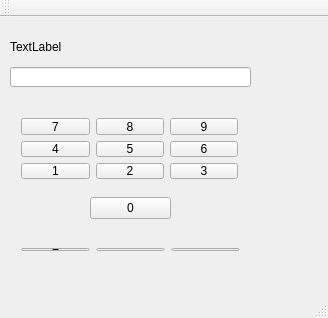
<?xml version="1.0" encoding="UTF-8"?>
<ui version="4.0">
 <class>MainWindow</class>
 <widget class="QMainWindow" name="MainWindow">
  <property name="geometry">
   <rect>
    <x>0</x>
    <y>0</y>
    <width>328</width>
    <height>318</height>
   </rect>
  </property>
  <property name="windowTitle">
   <string>MainWindow</string>
  </property>
  <widget class="QWidget" name="centralWidget">
   <widget class="QLineEdit" name="lineEdit">
    <property name="geometry">
     <rect>
      <x>10</x>
      <y>50</y>
      <width>241</width>
      <height>20</height>
     </rect>
    </property>
   </widget>
   <widget class="QPushButton" name="btn0">
    <property name="geometry">
     <rect>
      <x>90</x>
      <y>180</y>
      <width>81</width>
      <height>22</height>
     </rect>
    </property>
    <property name="text">
     <string>0</string>
    </property>
   </widget>
   <widget class="QLabel" name="result">
    <property name="geometry">
     <rect>
      <x>10</x>
      <y>20</y>
      <width>241</width>
      <height>20</height>
     </rect>
    </property>
    <property name="text">
     <string>TextLabel</string>
    </property>
   </widget>
   <widget class="QWidget" name="">
    <property name="geometry">
     <rect>
      <x>10</x>
      <y>220</y>
      <width>241</width>
      <height>25</height>
     </rect>
    </property>
    <layout class="QHBoxLayout" name="horizontalLayout">
     <item>
      <widget class="QPushButton" name="btnPlus">
       <property name="text">
        <string>+</string>
       </property>
      </widget>
     </item>
     <item>
      <widget class="QPushButton" name="btnMinus">
       <property name="text">
        <string>-</string>
       </property>
      </widget>
     </item>
     <item>
      <widget class="QPushButton" name="btnEquals">
       <property name="text">
        <string>=</string>
       </property>
      </widget>
     </item>
    </layout>
   </widget>
   <widget class="QWidget" name="">
    <property name="geometry">
     <rect>
      <x>10</x>
      <y>90</y>
      <width>239</width>
      <height>83</height>
     </rect>
    </property>
    <layout class="QGridLayout" name="gridLayout">
     <item row="0" column="2">
      <widget class="QPushButton" name="btn9">
       <property name="text">
        <string>9</string>
       </property>
      </widget>
     </item>
     <item row="0" column="0">
      <widget class="QPushButton" name="btn7">
       <property name="text">
        <string>7</string>
       </property>
      </widget>
     </item>
     <item row="1" column="0">
      <widget class="QPushButton" name="btn4">
       <property name="text">
        <string>4</string>
       </property>
      </widget>
     </item>
     <item row="0" column="1">
      <widget class="QPushButton" name="btn8">
       <property name="text">
        <string>8</string>
       </property>
      </widget>
     </item>
     <item row="2" column="0">
      <widget class="QPushButton" name="btn1">
       <property name="text">
        <string>1</string>
       </property>
      </widget>
     </item>
     <item row="2" column="2">
      <widget class="QPushButton" name="btn3">
       <property name="text">
        <string>3</string>
       </property>
      </widget>
     </item>
     <item row="1" column="2">
      <widget class="QPushButton" name="btn6">
       <property name="text">
        <string>6</string>
       </property>
      </widget>
     </item>
     <item row="2" column="1">
      <widget class="QPushButton" name="btn2">
       <property name="text">
        <string>2</string>
       </property>
      </widget>
     </item>
     <item row="1" column="1">
      <widget class="QPushButton" name="btn5">
       <property name="text">
        <string>5</string>
       </property>
      </widget>
     </item>
    </layout>
   </widget>
  </widget>
  <widget class="QMenuBar" name="menuBar">
   <property name="geometry">
    <rect>
     <x>0</x>
     <y>0</y>
     <width>328</width>
     <height>21</height>
    </rect>
   </property>
  </widget>
  <widget class="QToolBar" name="mainToolBar">
   <attribute name="toolBarArea">
    <enum>TopToolBarArea</enum>
   </attribute>
   <attribute name="toolBarBreak">
    <bool>false</bool>
   </attribute>
  </widget>
  <widget class="QStatusBar" name="statusBar"/>
 </widget>
 <layoutdefault spacing="6" margin="11"/>
 <resources/>
 <connections/>
</ui>
